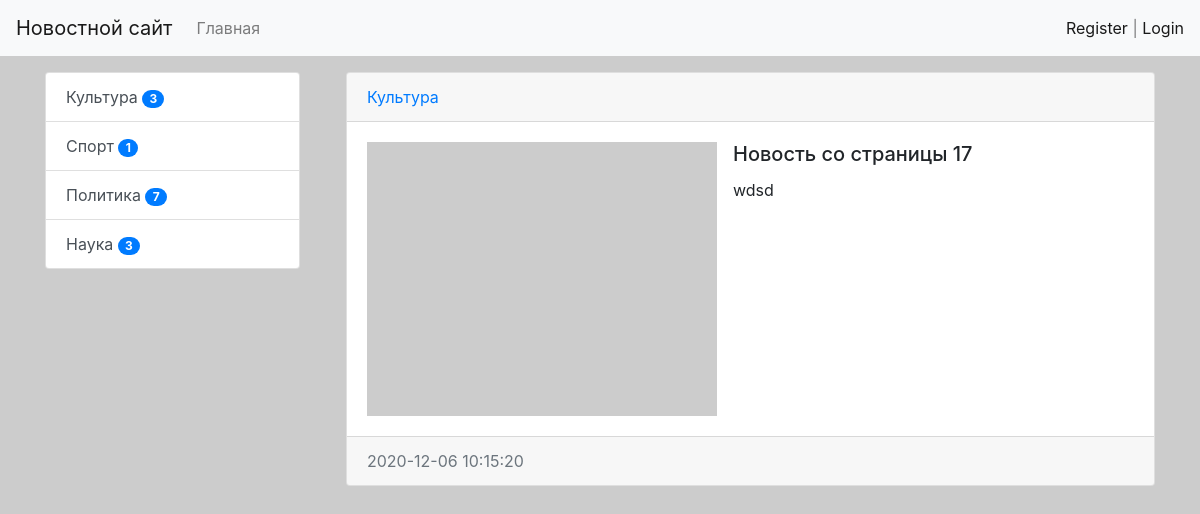
/news/24/, run on the app's committed database.
### news/models.py (models this page shows, shortened)
class Category(models.Model):
    title = models.CharField(max_length=150, db_index=True, verbose_name='Наименование категории')
    def get_absolute_url(self):
        return reverse('category', kwargs={'category_id': self.pk})
    def __str__(self):
        return self.title
    class Meta:
        verbose_name = 'Категория'
        verbose_name_plural = 'Категории'
        ordering = ['title']

class News(models.Model):
    title = models.CharField(max_length=150, verbose_name='Название новости')
    content = models.TextField(blank=True, verbose_name='Контент')
    created_at = models.DateTimeField(auto_now_add=True, verbose_name='Дата публикации')
    updated_at = models.DateTimeField(auto_now=True, verbose_name='Обновлено')
    photo = models.ImageField(upload_to='photos/%Y/%m/%d/', verbose_name='Фото', blank=True)
    is_published = models.BooleanField(default=True, verbose_name='Опубликовано')
    category = models.ForeignKey('Category', on_delete=models.PROTECT, verbose_name='Опубликовано', related_name='get_news')
    views = models.IntegerField(default=0)
    class Meta:
        verbose_name = 'Новость'
        verbose_name_plural = 'Новости'
        ordering = ['-created_at']

### news/views.py (the view)
# urls.py: path('news/<int:pk>/', ViewNews.as_view(), name='view_news'),
class ViewNews(DetailView):
    model = News
    context_object_name = 'news_item'

### news/templatetags/news_tags.py (called while the page is built)
@register.inclusion_tag('news/list_categories.html')
def show_categories():
    categories = Category.objects.annotate(cnt=Count('get_news', filter=F('get_news__is_published'))).filter(cnt__gt=0)
    return {'categories': categories}

### news/templates/news/news_detail.html (shortened to what this page needs)
{% extends 'base.html' %}
{% block sidebar %}
{% include 'inc/_sidebar.html' %}
{% endblock %}
{% block content %}
    <div class="card mb-3 ml-3">
        <div class="card-header">
            <a href="{{ news_item.category.get_absolute_url }}">{{ news_item.category }}</a>
        </div>
        <div class="card-body">
                {% if item.photo %}
                <img src="{{ news_item.photo.url }}" alt="" width="350" class="float-left mr-3">
                {% else %}
                <img src="https://picsum.photos/id/1/300/235" alt="" width="350" class="float-left mr-3">
                {% endif %}
                <h5 class="card-title">{{ news_item.title }}</h5>
                <p class="card-text">{{ news_item.content|linebreaksbr }}</p>
        </div>
        <div class="card-footer text-muted">
            {{ news_item.created_at|date:"Y-m-d H:i:s" }}
        </div>
    </div>
{% endblock %}

### news/templates/news/list_categories.html
<div class="list-group">
        {% for item in categories%}
        <a href="{{ item.get_absolute_url}}" class="list-group-item list-group-item-action">{{  item.title }}
        <span class="badge badge-primary badge-pill"> {{item.cnt}}</span>
        </a>
        {% endfor %}
</div>

### news/static/css/style.css (style rules this page uses)
body { background-color: #ccc; }

### data on the page
Category: title "Культура", cnt "3"
Category: title "Спорт", cnt "1"
Category: title "Политика", cnt "7"
Category: title "Наука", cnt "3"
News: category "Культура", title "Новость со страницы 17", content "wdsd", created_at "2020-12-06 10:15:20"
